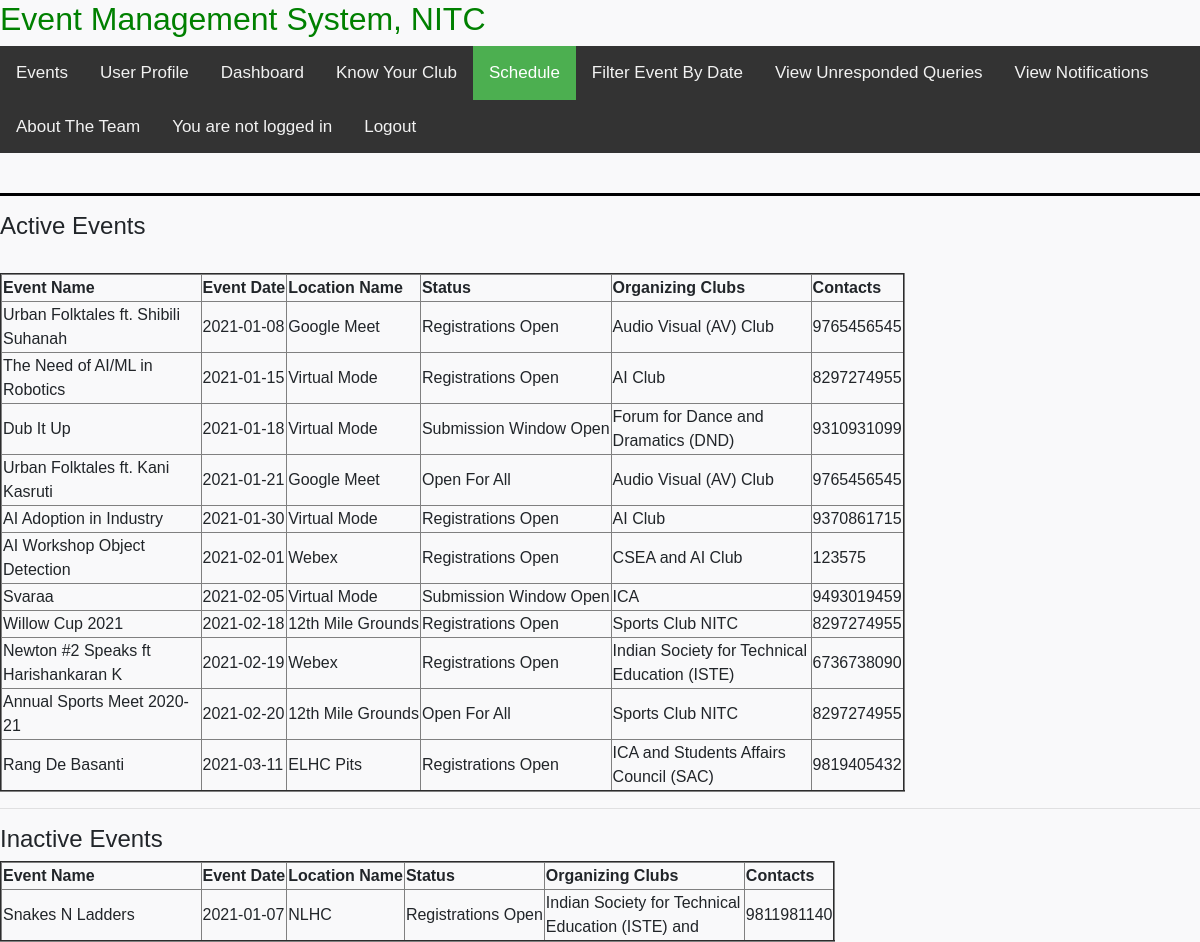
Screenshot of /User/schedule.php with the database file from the repository.
### tables this page shows
CREATE TABLE IF NOT EXISTS `events` (
  `Event_Id` int(11) NOT NULL AUTO_INCREMENT,
  `Event_Name` varchar(128) NOT NULL,
  `Event_Date` date NOT NULL,
  `Event_Start_Time` time DEFAULT NULL,
  `Description` varchar(4096) NOT NULL,
  `Event_End_Time` time DEFAULT NULL,
  `Event_Limit` int(11) DEFAULT NULL,
  `Event_Type_Id` int(11) NOT NULL,
  `Location_Id` int(11) NOT NULL,
  `Status_Id` int(11) NOT NULL,
  `Picture` varchar(100) DEFAULT NULL,
  `fee` int(1) UNSIGNED NOT NULL,
  PRIMARY KEY (`Event_Id`),
  KEY `Event_Type_Id` (`Event_Type_Id`),
  KEY `Location_Id` (`Location_Id`),
  KEY `Status_Id` (`Status_Id`)
);

CREATE TABLE IF NOT EXISTS `event_location` (
  `Location_Id` int(11) NOT NULL AUTO_INCREMENT,
  `Location_Name` varchar(64) NOT NULL,
  PRIMARY KEY (`Location_Id`)
);

CREATE TABLE IF NOT EXISTS `event_status` (
  `Status_Id` int(11) NOT NULL AUTO_INCREMENT,
  `Status` varchar(32) NOT NULL,
  PRIMARY KEY (`Status_Id`)
);

CREATE TABLE IF NOT EXISTS `event_organizer` (
  `Organizer_Id` int(11) NOT NULL AUTO_INCREMENT,
  `Organizer_Name` varchar(64) NOT NULL,
  `Description` varchar(4096) NOT NULL,
  `Email_Id` varchar(64) NOT NULL,
  `Picture` varchar(100) DEFAULT NULL,
  `Organizer_Type_Id` int(11) NOT NULL,
  PRIMARY KEY (`Organizer_Id`),
  UNIQUE KEY `Email_Id` (`Email_Id`),
  KEY `Organizer_Type_Id` (`Organizer_Type_Id`)
);

CREATE TABLE IF NOT EXISTS `event_contact` (
  `event_id` int(11) NOT NULL,
  `contact_no` varchar(15) NOT NULL,
  `Name` varchar(32) NOT NULL,
  PRIMARY KEY (`event_id`,`contact_no`)
);

### User/schedule.php (the view, shortened to what this page needs)
<!DOCTYPE html>
<html lang="en">
<head>
<link rel="stylesheet" href="css/bootstrap.min.css">
</head>
<body>
     <div class="topnahv">
    <h3 style="color:green; font-size:2rem; font-family: Verdana,sans-serif;" >Event Management System, NITC</h3>
</div>
<div class="topnav">
  <a href="loggedinpage.php">Events</a>
  <a href="profile.php">User Profile</a>
  <a href="dashboard.php">Dashboard</a>
  <a href="kyc.php">Know Your Club</a>
  <a class = "active" href="schedule.php">Schedule</a>
  <a href="filterdate.php">Filter Event By Date</a>
  <a href="view_sent_queries.php">View Unresponded Queries</a>
  <a href="user_notifications.php">View Notifications</a>
  <a href="aboutus.php">About The Team</a>
<?php
if(isset($_SESSION["id"])) {
  ?>
  <div class="topnav-right">
    <a href="#"><?php echo "Welcome, ". $_SESSION["name"]."!"; ?></a>
    <?php
    }
    else{
?>
<a href="../login/login_user.php">You are not logged in</a>
<?php
    }
    ?>
    <a href="../login/logout.php">Logout</a>
  </div>
<br>
<hr style="height:2px; color:black; background-color:black">
<?php
    $connect=mysqli_connect('localhost','root','','event_management_nitc');
    if(mysqli_connect_errno($connect))
    {
        echo 'Failed to connect to database: '.mysqli_connect_error();
    }
    else
    {
        $query1=mysqli_query($connect,"select e.Event_Name,e.Event_Date,
        L.Location_Name, S.Status, ec.contact_no,e.Event_Id
        from events as e
        join event_location as L
        join event_status as S
        join event_contact as ec
        where e.Location_Id=L.Location_Id
        and e.Status_Id=S.Status_Id
        and ec.Event_Id = e.Event_Id and e.Event_Date >=CURDATE()
        order by e.Event_Date") or die("Error: " . mysqli_error($connect));
        echo "<table border='2'>
        <tr>
        </tr>"."<h4>Active Events</h4>"."<tr>
        <th width='200px'>Event Name</th>
        <th>Event Date</th>
        <th>Location Name</th>
        <th>Status</th>
        <th width='200px'>Organizing Clubs</th>
        <th>Contacts</th>
        </tr>";
        while($row1=mysqli_fetch_array($query1))
        {
            echo "<tr>";
            echo "<td>" . $row1[0] . "</td>";
            echo "<td>" . $row1[1] . "</td>";
            echo "<td>" . $row1[2] . "</td>";
            echo "<td>" . $row1[3] . "</td>";
            $query2 = mysqli_query($connect,"select eo.Organizer_Name
            from events as e
            join event_organizer as eo
            join event_org_list as eol
            on e.Event_Id = eol.Event_Id
            and eol.Organizer_id= eo.Organizer_Id
            WHERE eol.Event_id =  $row1[5] and e.Event_Date >=CURDATE()
            order by e.Event_Date") or die("Error: " . mysqli_error($connect));?>
            <td> <?php
                $zz = mysqli_query($connect,"select COUNT(*)
                from events as e
                join event_organizer as eo
                join event_org_list as eol
                on e.Event_Id = eol.Event_Id
                and eol.Organizer_id= eo.Organizer_Id
                WHERE eol.Event_id =  $row1[5] and e.Event_Date >=CURDATE()
                order by e.Event_Date") or die("Error: " . mysqli_error($connect));
                $z1 = mysqli_fetch_array($zz);
                while($row2=mysqli_fetch_array($query2))
                {
                    if($z1[0] ==1){
                        echo $row2[0];
                    }
                    else{
                        echo $row2[0]." and ";
                    }
                    $z1[0] = $z1[0]-1;
                }
            ?></td>
            <?php
            echo "<td>" . $row1[4] . "</td>";
            echo "</tr>";
        }
    }
    echo "<br>";
?>
<?php
    $connect=mysqli_connect('localhost','root','','event_management_nitc');
    if(mysqli_connect_errno($connect))
    {
        echo 'Failed to connect to database: '.mysqli_connect_error();
    }
    else
    {
        $query1=mysqli_query($connect,"select e.Event_Name,e.Event_Date,
        L.Location_Name, S.Status, ec.contact_no,e.Event_Id
        from events as e
        join event_location as L
        join event_status as S
        join event_contact as ec
        on e.Location_Id=L.Location_Id
        and e.Status_Id=S.Status_Id
        and ec.event_id = e.Event_Id
        where e.Event_Date < CURDATE()
        order by e.Event_Date") or die("Error: " . mysqli_error($connect));
        echo "<table border='2'>
        <tr>
        </tr>"."<hr><h4>Inactive Events</h4>"."<tr>
        <th width='200px'>Event Name</th>
        <th>Event Date</th>
        <th>Location Name</th>
        <th>Status</th>
        <th width='200px'>Organizing Clubs</th>
        <th>Contacts</th>
        </tr>";
        while($row1=mysqli_fetch_array($query1))
        {
            echo "<tr>";
            echo "<td>" . $row1[0] . "</td>";
            echo "<td>" . $row1[1] . "</td>";
            echo "<td>" . $row1[2] . "</td>";
            echo "<td>" . $row1[3] . "</td>";
            $query2 = mysqli_query($connect,"select eo.Organizer_Name
            from events as e
            join event_organizer as eo
            join event_org_list as eol
            on e.Event_Id = eol.Event_Id
            and eol.Organizer_id= eo.Organizer_Id
            WHERE eol.Event_id =  $row1[5]
            order by e.Event_Date") or die("Error: " . mysqli_error($connect));?>
            <td> <?php
                $zz = mysqli_query($connect,"select COUNT(*)
                from events as e
                join event_organizer as eo
                join event_org_list as eol
                on e.Event_Id = eol.Event_Id
                and eol.Organizer_id= eo.Organizer_Id
                WHERE eol.Event_id =  $row1[5] and e.Event_Date >=CURDATE()
                order by e.Event_Date") or die("Error: " . mysqli_error($connect));
                $z1 = mysqli_fetch_array($zz);
                while($row2=mysqli_fetch_array($query2))
                {
                    if($z1[0] ==1){
                        echo $row2[0];
                    }
                    else{
                        echo $row2[0]." and ";
                    }
                    $z1[0] = $z1[0]-1;
                }
            ?></td>
            <?php
            echo "<td>" . $row1[4] . "</td>";
            echo "</tr>";
        }
    }
?>
</body>
</html>

### User/schedule.php (style rules this page uses)
body { margin: 0; font-family: Arial, Helvetica, sans-serif; }
.topnav { overflow: hidden; background-color: #333; }
.topnav a { float: left; color: #f2f2f2; text-align: center; padding: 14px 16px; text-decoration: none; font-size: 17px; }
.topnav a.active { background-color: #4CAF50; color: white; }
.active, .collapsible:hover { background-color: #555; }
body { background-color: #f9f9fa }

### rows the page displays
events: Event_Name "Urban Folktales ft. Shibili Suhanah", Event_Date "2021-01-08", Location_Id.Location_Name "Google Meet", Status_Id.Status "Registrations Open", event_contact.contact_no "9765456545"
event_organizer: Organizer_Name "Audio Visual (AV) Club"
events: Event_Name "The Need of AI/ML in Robotics", Event_Date "2021-01-15", Location_Id.Location_Name "Virtual Mode", Status_Id.Status "Registrations Open", event_contact.contact_no "8297274955"
event_organizer: Organizer_Name "AI Club"
events: Event_Name "Dub It Up", Event_Date "2021-01-18", Location_Id.Location_Name "Virtual Mode", Status_Id.Status "Submission Window Open", event_contact.contact_no "9310931099"
event_organizer: Organizer_Name "Forum for Dance and Dramatics (DND)"
events: Event_Name "Urban Folktales ft. Kani Kasruti", Event_Date "2021-01-21", Location_Id.Location_Name "Google Meet", Status_Id.Status "Open For All", event_contact.contact_no "9765456545"
events: Event_Name "AI Adoption in Industry", Event_Date "2021-01-30", Location_Id.Location_Name "Virtual Mode", Status_Id.Status "Registrations Open", event_contact.contact_no "9370861715"
events: Event_Name "AI Workshop Object Detection", Event_Date "2021-02-01", Location_Id.Location_Name "Webex", Status_Id.Status "Registrations Open", event_contact.contact_no "123575"
event_organizer: Organizer_Name "CSEA"
events: Event_Name "Svaraa", Event_Date "2021-02-05", Location_Id.Location_Name "Virtual Mode", Status_Id.Status "Submission Window Open", event_contact.contact_no "9493019459"
event_organizer: Organizer_Name "ICA"
events: Event_Name "Willow Cup 2021", Event_Date "2021-02-18", Location_Id.Location_Name "12th Mile Grounds", Status_Id.Status "Registrations Open", event_contact.contact_no "8297274955"
event_organizer: Organizer_Name "Sports Club NITC"
events: Event_Name "Newton #2 Speaks ft Harishankaran K", Event_Date "2021-02-19", Location_Id.Location_Name "Webex", Status_Id.Status "Registrations Open", event_contact.contact_no "6736738090"
event_organizer: Organizer_Name "Indian Society for Technical Education (ISTE)"
events: Event_Name "Annual Sports Meet 2020-21", Event_Date "2021-02-20", Location_Id.Location_Name "12th Mile Grounds", Status_Id.Status "Open For All", event_contact.contact_no "8297274955"
events: Event_Name "Rang De Basanti", Event_Date "2021-03-11", Location_Id.Location_Name "ELHC Pits", Status_Id.Status "Registrations Open", event_contact.contact_no "9819405432"
event_organizer: Organizer_Name "Students Affairs Council (SAC)"
events: Event_Name "Snakes N Ladders", Event_Date "2021-01-07", Location_Id.Location_Name "NLHC", Status_Id.Status "Registrations Open", event_contact.contact_no "9811981140"
